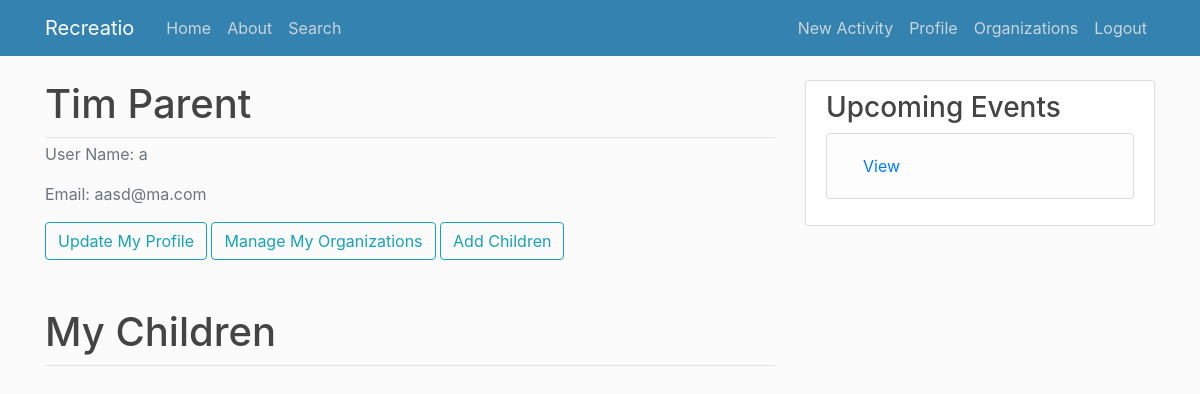
The page /profile/ (signed in) on the database as committed earlier.
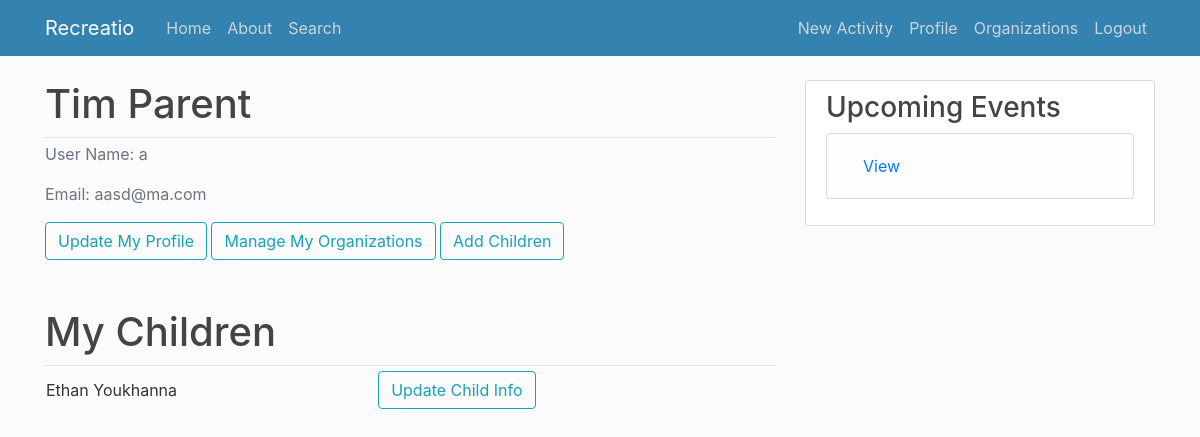
The same page on the database as committed later.
### users/models.py (models this page shows, shortened)
class Child(models.Model):
    first_name = models.CharField(max_length=20)
    last_name = models.CharField(max_length=30)
    birth_date = models.DateField()
    parent = models.ManyToManyField(Profile)
    activities = models.ManyToManyField(Activities)

### users/views.py (the view)
# urls.py: path("profile/", user_views.profile, name="profile"),
@login_required
def profile(request):
    parent = request.user   #extract the current user, can use this for multiple lookups
    parent_id = Profile.objects.get(user_id = parent.id)    #go to the profile objects and find ID
    parents = Child.objects.filter(parent__id = parent_id.id).order_by('first_name')   #use this ID to find my children
    org = Organization.objects.filter(leaders__id = parent_id.id).order_by('name')
    if request.method == "POST":
        update_form = UserUpdateForm(request.POST, instance=request.user)
    if request.method == "POST":
        profile_update_form = UserUpdateForm(request.POST, instance=request.user)
        if profile_update_form.is_valid():# and profile_form.is_valid():
            profile_update_form.save()
            messages.success(request, f"Account updated")
            return redirect('profile')
    else:
        profile_update_form = UserUpdateForm(instance=request.user)
    context = {
        'profile_update_form': profile_update_form,
        'parents': parents,
        'org': org
    }
    return render(request, 'users/profile.html',context)

### users/templates/users/profile.html
{% extends "web/base.html" %}
{% load crispy_forms_tags %}
{% block content %}
    <div class "content-section">
        <div class="article-metadata">
            <h2 class = "account-heading">{{ user.first_name }} {{ user.last_name }}</h2>
        </div>
        <div class"media-body>
            <p class="text-secondary">User Name: {{ user.username }}</p>
            <p class="text-secondary">Email:     {{ user.email }}</p>
        </div>
        <div class ="form=group">
            <button class="btn btn-outline-info" onclick="location.href={% url 'profile_update' %}">Update My Profile</button>
            <button class="btn btn-outline-info" onclick="location.href={% url 'my_organizations' %}">Manage My Organizations</button>
            <button class="btn btn-outline-info" onclick="location.href={% url 'add_children' %}">Add Children</button>
        </div>
        <br>
        <br>
    </div>
    <div class "content-section">
        <div class="article-metadata">
            <h2 class = "account-heading">My Children</h2>
        </div>
        <div>
            <table style="width: 100%">
                {% for parent in parents %}
                <tr>
                    <td>{{parent.first_name}} {{parent.last_name}} </td>
                    <td>
                        <button class="btn btn-outline-info" /
                        onclick='location.href="update_children/{{parent.id }}";'>Update Child Info</button>
                    </td>
                </tr>
                {% endfor%}
            </table>
        </div>
    </div>
{% endblock content %}

Rows that differ between the two databases and show on the page:
added Child: first_name "Ethan", last_name "Youkhanna"
